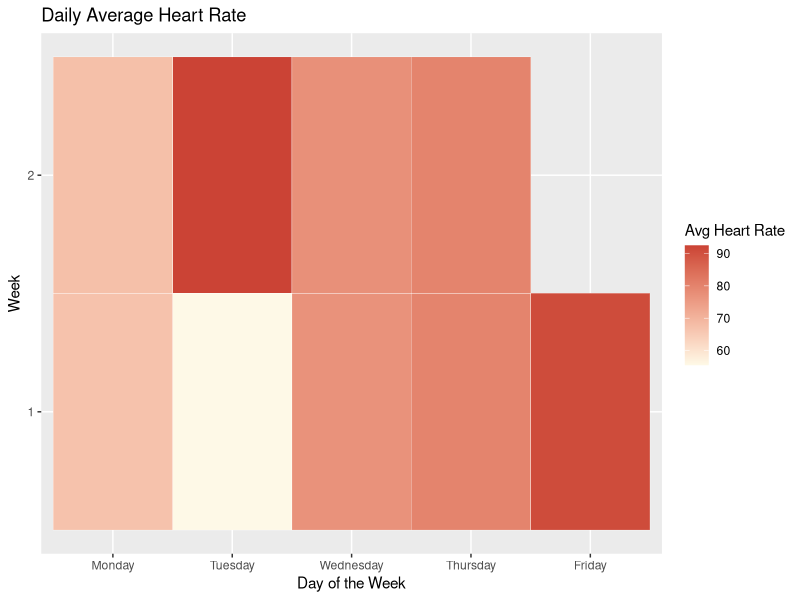
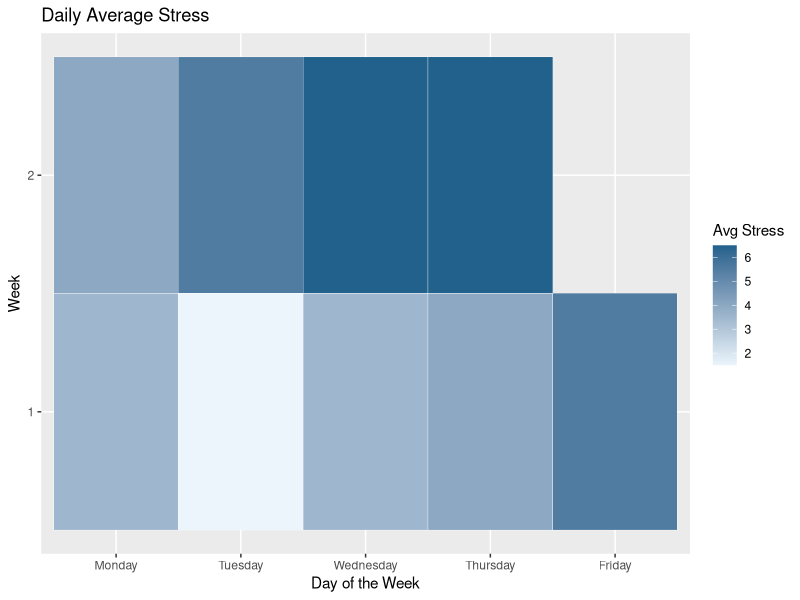

Source code (R) for these figures, in order:
library(ggplot2)
library(readxl)
library(dplyr)
library(tidyr)
library(lubridate)

# heat maps

df <- read_excel("Self_Tracking_Data.xlsx")
df$DATE <- as.Date(df$DATE)

df <- df %>%
  mutate(Avg_Heart_Rate = (Afternoon_Heart_Rate+Evening_Heart_Rate)/2, Avg_Stress = (Afternoon_Stress_Level+Evening_Stress_Level)/2, DayOfWeek=factor(weekdays(DATE), levels=c("Monday", "Tuesday", "Wednesday", "Thursday", "Friday")), Week=as.numeric(DATE-min(DATE)) %/% 7+1)

# heart rate heat map
ggplot(df, aes(x=DayOfWeek, y=as.factor(Week), fill=Avg_Heart_Rate)) + geom_tile(color="white") + scale_fill_gradient(low="#FEF9E7", high="#CB4335") + labs(title="Daily Average Heart Rate", x="Day of the Week", y="Week", fill="Avg Heart Rate")

# stress heat map
ggplot(df, aes(x=DayOfWeek, y=as.factor(Week), fill=Avg_Stress)) + geom_tile(color="white") + scale_fill_gradient(low="#EBF5FB", high="#21618C") + labs(title="Daily Average Stress", x="Day of the Week", y="Week", fill="Avg Stress")
